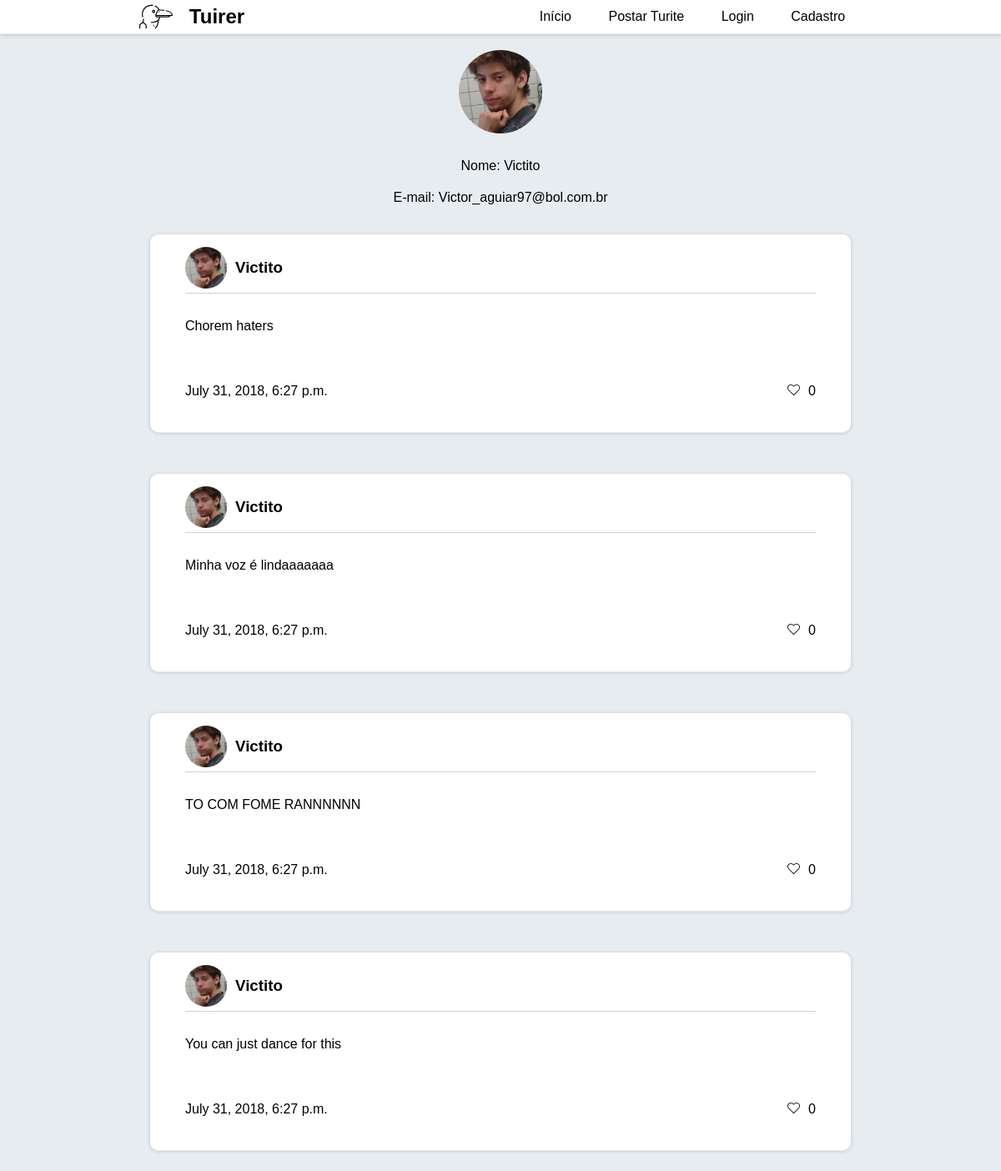
The page /perfil/2/ on the database as committed earlier.
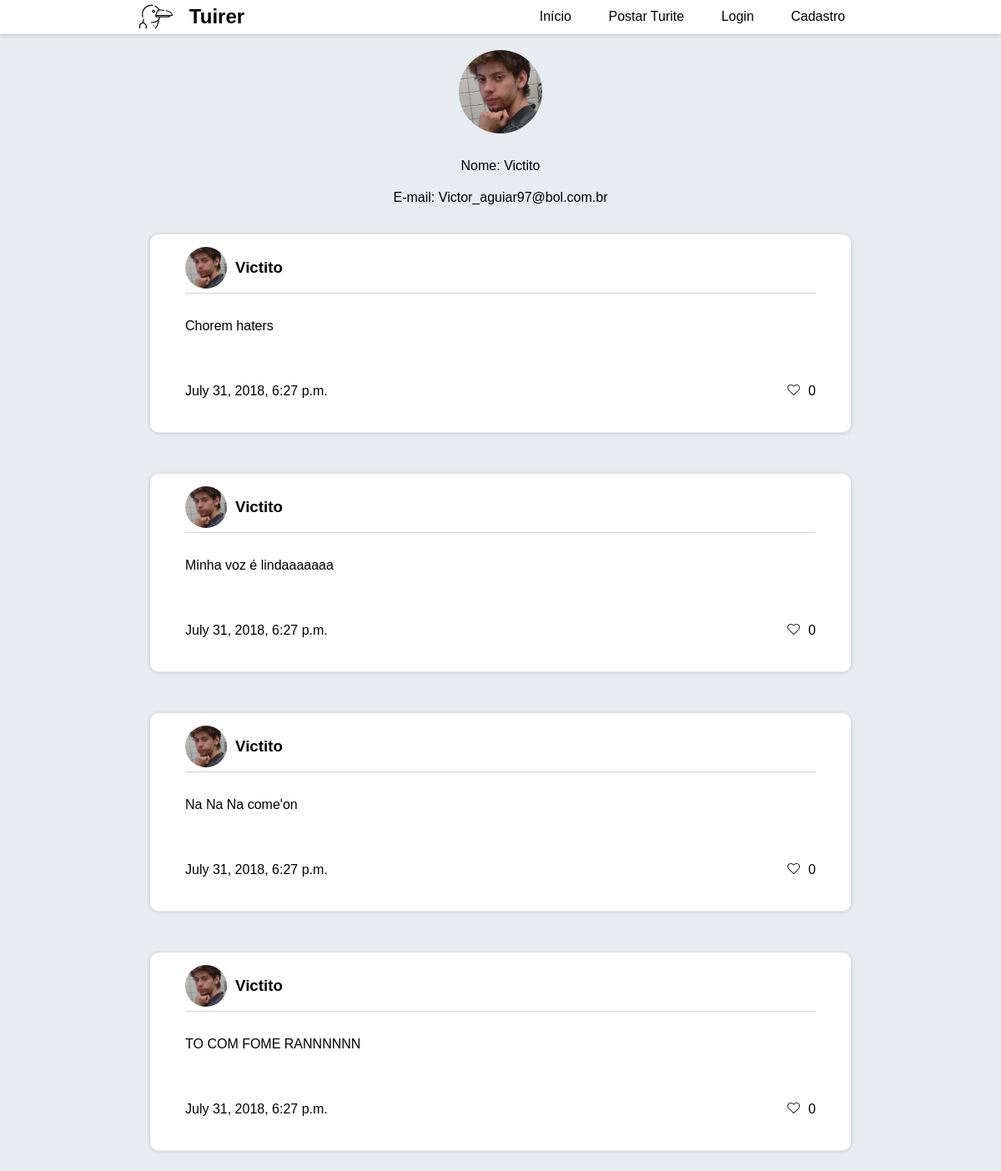
The same page on the database as committed later.
### users/models.py (models this page shows)
class User(AbstractUser):
    picture = models.ImageField('Foto de perfil', default='img/blank-pic.png')
    following = models.ManyToManyField('self', blank = True)

### tuites/models.py (models this page shows)
class Tuite(models.Model):
    content = models.CharField('Tuite', max_length=280)
    author = models.ForeignKey('users.User', on_delete=models.CASCADE, related_name='tuites')
    date_created = models.DateTimeField(auto_now_add=True)
    liked_by = models.ManyToManyField('users.User', blank=True)
    objects = TuitesManager()
    def __str__(self):
        return f'{self.content}'
    class Meta:
        ordering = ('content', )

### users/views.py (the view)
# urls.py: path('perfil/<int:pk>/', ProfileView.as_view(), name='profile'),
class ProfileView(DetailView):
    model = User
    template_name = 'profile.html'
    context_object_name = 'profile'

### templates/profile.html (shortened to what this page needs)
{% extends 'base.html' %}
{% load staticfiles %}
{% block body %}
    <img src="{{ profile.picture.url }}" class="profile-image">
    <p class="profile-text">Nome: {{ profile.username }}</p>
    <p class="profile-text">E-mail: {{ profile.email }}</p>
    {% for tuite in profile.tuites.all %}
        {% include 'includes/card.html' %}
    {% endfor %}
{% endblock %}

### templates/base.html (shortened to what this page needs)
{% load staticfiles %}
<!DOCTYPE html>
<html>
<head>
    <link rel="stylesheet" type="text/css" href="{% static 'css/style.css' %}">
    <link rel="stylesheet" type="text/css" href="{% static 'css/edits.css' %}">
</head>
<body>
    {% include 'includes/menu.html' %}
    <div id="gambiarra">Insira sua gambiarra aqui :D</div>
    {% block body %}{% endblock %}
</body>
</html>

### templates/includes/menu.html (shortened to what this page needs)
{% load staticfiles %}
<nav id="nav">
    <div id="logo">
        <img src="{% static 'img/albatross.svg' %}" alt="">
        <h1 id="logomarca">Tuirer</h1>
    </div>
    <div id="nav-buttons">
        <a href="{% url 'index' %}">Início</a>
        <a href="{% url 'tuites:post_tuite' %}">Postar Turite</a>
        {% if user.is_authenticated %}
            <a href="{% url 'users:profile' request.user.pk %}"> {{ request.user.username }}</a>
            <a href="{% url 'users:logout' %}"> Sair</a>
        {% else %}
            <a href="{% url 'users:login' %}">Login</a>
            <a href="{% url 'users:signup' %}">Cadastro</a>
        {% endif %}
    </div>
</nav>

### templates/includes/card.html
{% load static %}
<div id="tuite">
    <div id="user-block">
        <img src="{{ tuite.author.picture.url }}" alt="">
        <h3 id="username"> {{ tuite.author }}</h3>
    </div>
    <div id="tuite-text">
        {{ tuite }}
    </div>
    <div id="reactions">
        <p>{{ tuite.date_created }}</p>
        <div>
            <img src="{% static 'img/heart.svg' %}" alt="">
            <p id="score">0</p>
        </div>
    </div>
</div>

### static/css/style.css (style rules this page uses)
body { font-family: sans-serif; margin: 0; background: #e6ecf0; display: flex; flex-direction: column; align-items: center; }
#logo { display: flex; flex-direction: row; align-items: center; justify-content: center; }
#logo img { width: 40px; padding: 0 20px 0 0; }
#nav { display: flex; flex-direction: row; justify-content: space-around; background-color: white; width: 100%; align-items: center; position: fixed; box-shadow: 0 1px 1px 0 #ECECEC, 0 2px 5px 0 rgba(0, 0, 0, 0.19); }
#nav-buttons a { border-bottom: 3px solid white; transition: all 0.2s ease-out; }
#nav a { margin: 0 20px 0 20px; color: black; }
#tuite { display: flex; flex-direction: column; align-items: center; justify-content: space-around; background-color: white; width: 70%; margin: 25px 0 25px 0; box-shadow: 0 1px 1px 0 #ECECEC, 0 1px 5px 0 rgba(0, 0, 0, 0.19); border-radius: 10px; }
#user-block { display: flex; flex-direction: row; align-items: center; justify-content: flex-start; width: 90%; border-bottom: 1px solid rgb(209, 209, 209); margin: 10px 0 10px 0; padding: 5px 0 5px 0; }
#user-block img { width: 50px; background-color: #ddd; border-radius: 100%; height: 50px; object-fit: cover; width: 50px; margin: 0 10px 0 0; }
#tuite-text { width: 90%; padding: 20px 0 20px 0; }
#reactions { width: 90%; display: flex; flex-direction: row; align-items: center; justify-content: space-between; padding: 20px 0 20px 0; }
#reactions div { display: flex; flex-direction: row; align-items: center; justify-content: center; padding: 20px 0 20px 0; }
#reactions div img { transition: all 0.1s linear; width: 15px; height: auto; padding: 0 10px 3px 0; }
#gambiarra { height: 40px; }
h1, h2, h3, p { margin: 0; }
.profile-image { background-color: #ddd; border-radius: 100%; height: 100px; object-fit: cover; width: 100px; margin: 20px; }
.profile-text { padding: 10px 0 10px 0; }
a, u { text-decoration: none; }

Rows that differ between the two databases and show on the page:
changed Tuite: content "You can just dance for this" → "Na Na Na come'on"; moves up the list
